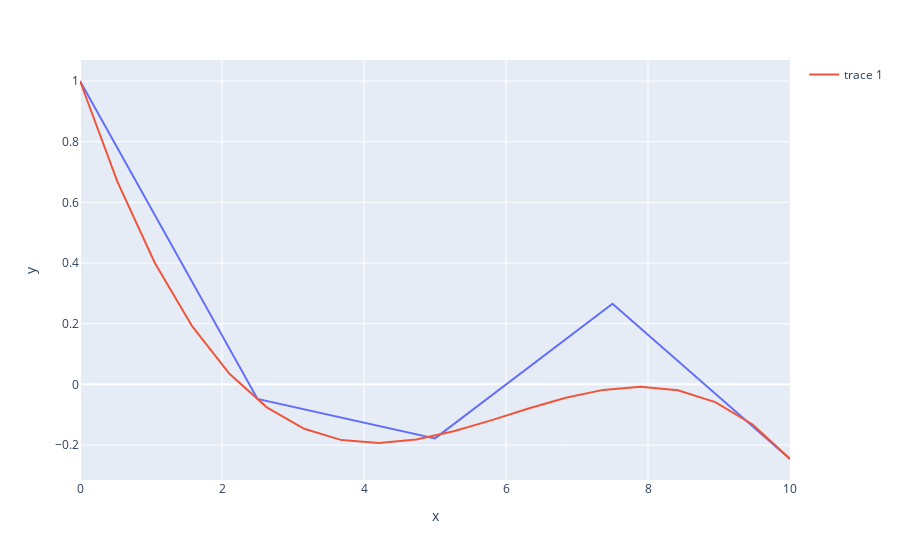

The code cell stored with this chart in its notebook:
### Markdown cell above
### Тесты из файлов

### Code cell
x, y, p = read_xypdata("data/tmp41")

x_pred = np.linspace(min(x), max(x), 20)
f_pred = LeastSquare(x, y, p, 3)
y_pred = [f_pred(xi) for xi in x_pred]

f_coeffs = LeastSquaresCoefs(x, y, p, 3)
str = " + ".join([f"{f_coeffs[i]} * x^{i}" for i in range(3 + 1)])
print(f"Решение: {str}")


fig = px.line(x=x, y=y)
fig.add_trace(go.Scatter(x=x_pred, y=y_pred))
fig.show()

### Figure 1 — Plotly figure (JSON) as saved in the notebook; plotly's stock layout.template omitted (floating-point values rounded to 4 significant figures)
{"data": [{"hovertemplate": "x=%{x}<br>y=%{y}<extra></extra>", "legendgroup": "", "line": {"color": "#636efa", "dash": "solid"}, "marker": {"symbol": "circle"}, "mode": "lines", "name": "", "orientation": "v", "showlegend": false, "type": "scatter", "x": [0, 2.5, 5, 7.5, 10], "xaxis": "x", "y": [1, -0.048, -0.178, 0.266, -0.246], "yaxis": "y"}, {"type": "scatter", "x": [0, 0.5263, 1.053, 1.579, 2.105, 2.632, 3.158, 3.684, 4.211, 4.737, 5.263, 5.789, 6.316, 6.842, 7.368, 7.895, 8.421, 8.947, 9.474, 10], "y": [1.0, 0.6682, 0.4008, 0.1918, 0.03503, -0.0757, -0.1466, -0.1837, -0.1933, -0.1816, -0.1546, -0.1186, -0.07978, -0.04425, -0.01818, -0.007768, -0.01917, -0.05855, -0.1321, -0.2459]}], "layout": {"legend": {"tracegroupgap": 0}, "margin": {"t": 60}, "xaxis": {"anchor": "y", "domain": [0, 1], "title": {"text": "x"}}, "yaxis": {"anchor": "x", "domain": [0, 1], "title": {"text": "y"}}}}
